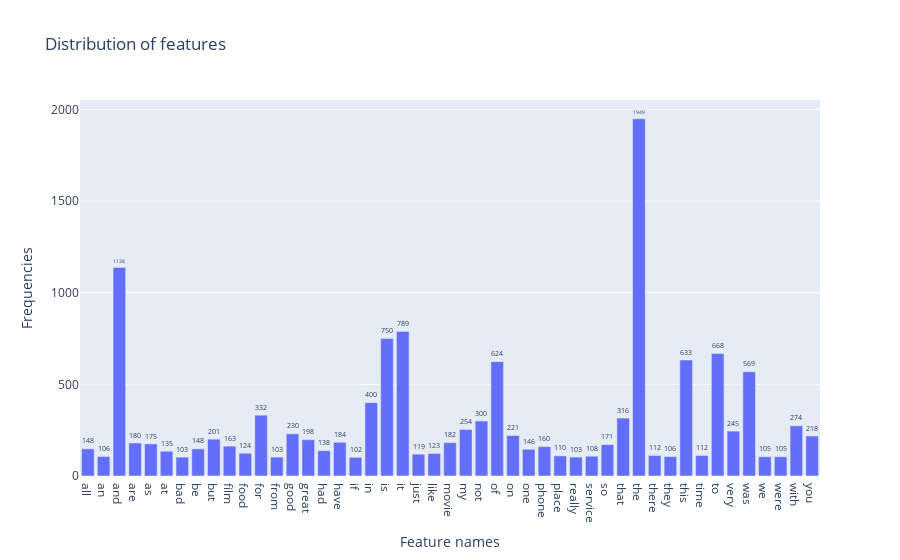

Notebook cell for this chart:
### Markdown cell above
### EX13

### Code cell
import plotly.express as px
fig = px.bar(
            x = df_tempx, y = df_tempy, 
            labels = {'x':'Feature names', 'y':'Frequencies'},
            title = "Distribution of features",
            category_orders = df_tempx
)
fig.update_traces(texttemplate=df_tempy, textposition='outside')
fig.show()

### Figure 1 — Plotly figure (JSON) as saved in the notebook; plotly's stock layout.template omitted (floating-point values rounded to 4 significant figures)
{"data": [{"alignmentgroup": "True", "hovertemplate": "Feature names=%{x}<br>Frequencies=%{y}<extra></extra>", "legendgroup": "", "marker": {"color": "#636efa", "pattern": {"shape": ""}}, "name": "", "offsetgroup": "", "orientation": "v", "showlegend": false, "textposition": "outside", "texttemplate": ["148", "106", "1138", "180", "175", "135", "103", "148", "201", "163", "124", "332", "103", "230", "198", "138", "184", "102", "400", "750", "789", "119", "123", "182", "254", "300", "624", "221", "146", "160", "110", "103", "108", "171", "316", "1949", "112", "106", "633", "112", "668", "245", "569", "105", "105", "274", "218"], "type": "bar", "x": ["all", "an", "and", "are", "as", "at", "bad", "be", "but", "film", "food", "for", "from", "good", "great", "had", "have", "if", "in", "is", "it", "just", "like", "movie", "my", "not", "of", "on", "one", "phone", "place", "really", "service", "so", "that", "the", "there", "they", "this", "time", "to", "very", "was", "we", "were", "with", "you"], "xaxis": "x", "y": [148, 106, 1138, 180, 175, 135, 103, 148, 201, 163, 124, 332, 103, 230, 198, 138, 184, 102, 400, 750, 789, 119, 123, 182, 254, 300, 624, 221, 146, 160, 110, 103, 108, 171, 316, 1949, 112, 106, 633, 112, 668, 245, 569, 105, 105, 274, 218], "yaxis": "y"}], "layout": {"barmode": "relative", "legend": {"tracegroupgap": 0}, "title": {"text": "Distribution of features"}, "xaxis": {"anchor": "y", "domain": [0, 1], "title": {"text": "Feature names"}}, "yaxis": {"anchor": "x", "domain": [0, 1], "title": {"text": "Frequencies"}}}}
